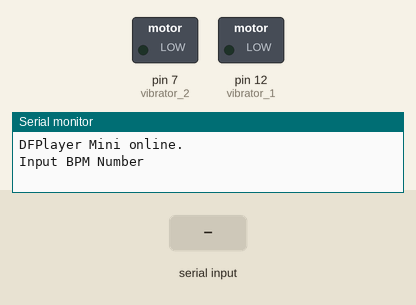
This sketch was run on a simulated Arduino Uno, built with avr-gcc and run on an emulated ATmega328P. On the bench: switched loads named in the sketch (green lamp = pin HIGH), the last lines printed to the serial monitor. The test bench sets the inputs (shaded band). Random numbers use the default seed unless the sketch sets one.

Above: at 1.2 s.
1.3 s: "30,150\n" received over Serial
At 1.7 s:
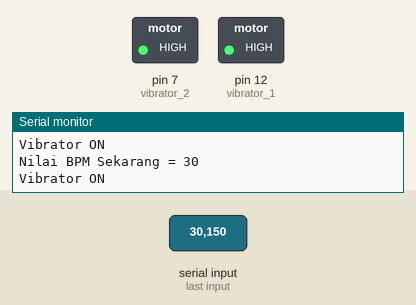
2.8 s: "90,45\n" received over Serial
At 4.0 s:
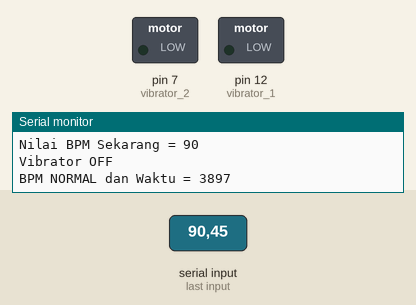
4.3 s: "1\n" received over Serial
At 5.4 s:
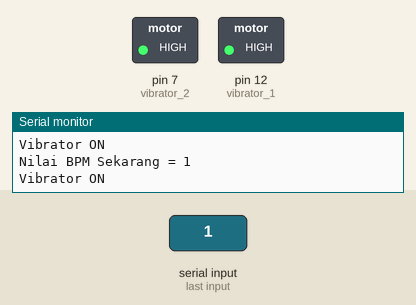
5.8 s: "90\n" received over Serial
At 6.4 s:
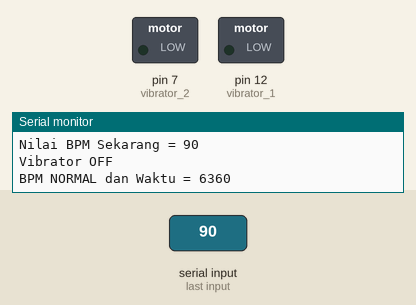
Timing chart, 0 to 8.3 s (numbered marks = the images above; inputs shaded):
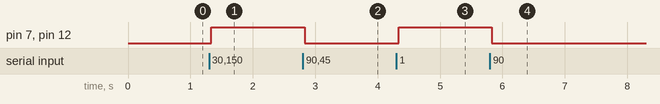

Measured:
- after the input at 1.3 s, pin 7 (vibrator_2), pin 12 (vibrator_1): LOW → HIGH at once
- after the input at 2.8 s, pin 7 (vibrator_2), pin 12 (vibrator_1): HIGH → LOW at once
- after the input at 4.3 s, pin 7 (vibrator_2), pin 12 (vibrator_1): LOW → HIGH at once
- after the input at 5.8 s, pin 7 (vibrator_2), pin 12 (vibrator_1): HIGH → LOW at once

The sketch:

arduino.ino
```cpp
#include "Arduino.h"
#include "SoftwareSerial.h"      // serial
#include "DFRobotDFPlayerMini.h" // dfplayer

//#include <SPI.h>
#include <Wire.h>
#include <LiquidCrystal_I2C.h>    // lcd
LiquidCrystal_I2C lcd(0x27, 16, 2);

#include <Adafruit_GFX.h>
//#include <DFPlayer_Mini_Mp3.h>

int stats=0;
SoftwareSerial mySoftwareSerial(10, 11); // RX, TX
DFRobotDFPlayerMini myDFPlayer;
void printDetail(uint8_t type, int value);
String readString;
int g,j,x;
int myBPM;

unsigned long myTime;
unsigned long time_counting;
unsigned long time_threshold = 7000;
const int PulseWire = 0;
const int vibrator_1 = 12;
const int vibrator_2 = 7;

int i=0;

void setup() {
  mySoftwareSerial.begin(9600);
  Serial.begin(115200);

  Serial.println(F("DFPlayer Mini online."));
  myDFPlayer.volume(20);  //Set volume value. From 0 to 30

  pinMode(vibrator_1,OUTPUT);
  pinMode(vibrator_2,OUTPUT);
  Serial.println("Input BPM Number"); // so I can keep track of what is loaded
}

void vibrator_on(){
  Serial.println("Vibrator ON");
  digitalWrite(vibrator_1,HIGH);
  digitalWrite(vibrator_2,HIGH);

}

void vibrator_off(){
  Serial.println("Vibrator OFF");
  digitalWrite(vibrator_1,LOW);
  digitalWrite(vibrator_2,LOW);
}


void loop() {
  while (Serial.available()) {
    g=1;
    char c = Serial.read();  //gets one byte from serial buffer
    readString += c; //makes the string readString
    delay(2);  //slow looping to allow buffer to fill with next character
  }

  if (readString.length() >0 || g==1) {
    //Serial.println(readString);  //so you can see the captured string
    int n = readString.toInt();  //convert readString into a number
    j++;
    x=1;
    if(j==1){
      myBPM = n;
    }
    if(n!=myBPM && n>0 && (myBPM>0 && myBPM<150)){
      myBPM = n;
    }
    readString=""; //empty for next input
  }

  if(x==1){
    myTime = millis();
    Serial.println(String() + "Nilai BPM Sekarang = " + myBPM);

    // Oled Display Program
    lcd.clear(); // mengosongkan tampilan
    lcd.setCursor(0,0); // sett posisi tampilan
    lcd.println("BPM = " + String(myBPM)); // mengisi karakter

    if (myBPM < 60 || myBPM > 90){
      vibrator_on();
      if(stats == 0){
        lcd.setCursor(0,1); // sett posisi tampilan
        lcd.println("BPM RENDAH"); // mengisi karakter
      }
      //Serial.println("BPM Tidak Normal");
      if(myTime - time_counting >= time_threshold){
        Serial.println("Microsleep Terdeteksi");
        stats=1;
        if(stats==1){
          lcd.setCursor(0,1); // sett posisi tampilan
          lcd.println("MICROSLEEP"); // mengisi karakter
        }

        if (i==0){
          i = 1;
          myDFPlayer.play(random(1,4));  //Play the first mp3
        }
      }
    }
    else{
      stats=0;
      vibrator_off();
      i=0;
      time_counting = myTime;
      Serial.println(String() + "BPM NORMAL dan Waktu = " + time_counting);
      myDFPlayer.stop();
      lcd.setCursor(0,1); // sett posisi tampilan
      lcd.println("BPM NORMAL"); // mengisi karakter
    }
   lcd.display();
  }
  delay(100);
}
```
